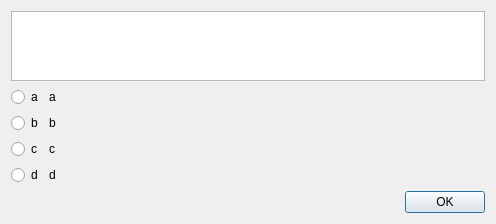
<?xml version="1.0" encoding="UTF-8"?>
<ui version="4.0">
 <class>AnswerABDialog</class>
 <widget class="QDialog" name="AnswerABDialog">
  <property name="geometry">
   <rect>
    <x>0</x>
    <y>0</y>
    <width>496</width>
    <height>212</height>
   </rect>
  </property>
  <property name="windowTitle">
   <string>AnswerABDialog</string>
  </property>
  <layout class="QGridLayout" name="gridLayout">
   <item row="3" column="0">
    <widget class="QRadioButton" name="cRadio">
     <property name="maximumSize">
      <size>
       <width>40</width>
       <height>16777215</height>
      </size>
     </property>
     <property name="text">
      <string>c</string>
     </property>
    </widget>
   </item>
   <item row="4" column="0">
    <widget class="QRadioButton" name="dRadio">
     <property name="maximumSize">
      <size>
       <width>40</width>
       <height>16777215</height>
      </size>
     </property>
     <property name="text">
      <string>d</string>
     </property>
    </widget>
   </item>
   <item row="3" column="1" colspan="2">
    <widget class="QLabel" name="cLine">
     <property name="text">
      <string>c</string>
     </property>
    </widget>
   </item>
   <item row="4" column="1" colspan="2">
    <widget class="QLabel" name="dLine">
     <property name="text">
      <string>d</string>
     </property>
    </widget>
   </item>
   <item row="1" column="0">
    <widget class="QRadioButton" name="aRadio">
     <property name="maximumSize">
      <size>
       <width>40</width>
       <height>16777215</height>
      </size>
     </property>
     <property name="text">
      <string>a</string>
     </property>
    </widget>
   </item>
   <item row="2" column="0">
    <widget class="QRadioButton" name="bRadio">
     <property name="maximumSize">
      <size>
       <width>40</width>
       <height>16777215</height>
      </size>
     </property>
     <property name="text">
      <string>b</string>
     </property>
    </widget>
   </item>
   <item row="1" column="1" colspan="2">
    <widget class="QLabel" name="aLine">
     <property name="text">
      <string>a</string>
     </property>
    </widget>
   </item>
   <item row="0" column="0" colspan="3">
    <widget class="QTextBrowser" name="questText"/>
   </item>
   <item row="2" column="1" colspan="2">
    <widget class="QLabel" name="bLine">
     <property name="text">
      <string>b</string>
     </property>
    </widget>
   </item>
   <item row="5" column="2">
    <widget class="QPushButton" name="okButton">
     <property name="text">
      <string>OK</string>
     </property>
    </widget>
   </item>
   <item row="5" column="1">
    <spacer name="horizontalSpacer">
     <property name="orientation">
      <enum>Qt::Horizontal</enum>
     </property>
     <property name="sizeHint" stdset="0">
      <size>
       <width>40</width>
       <height>20</height>
      </size>
     </property>
    </spacer>
   </item>
  </layout>
 </widget>
 <layoutdefault spacing="6" margin="11"/>
 <resources/>
 <connections/>
</ui>
